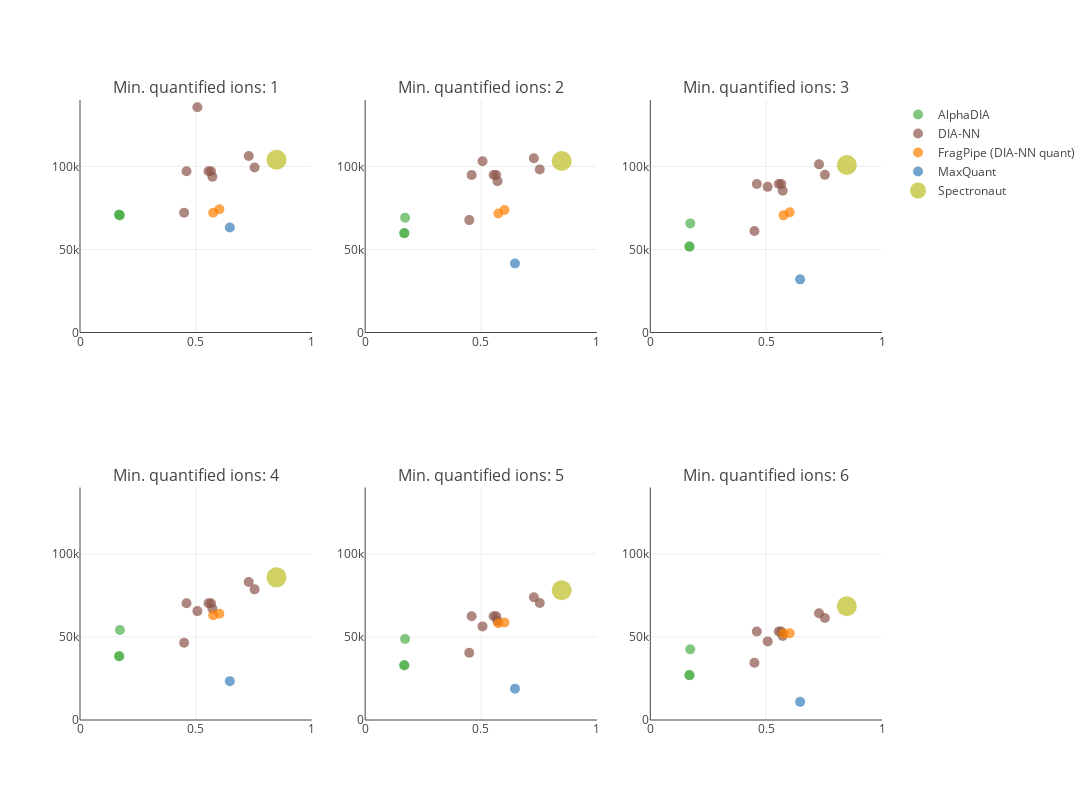

Notebook source saved alongside this figure:
### Code cell
plot

### Figure 1 — Plotly figure (JSON) as saved in the notebook; plotly's stock layout.template omitted (floating-point values rounded to 4 significant figures)
{"data": [{"hovertext": ["ProteoBench ID: AlphaDIA_20250221_125517<br>Software tool: AlphaDIA 1.8.1<br>Comment (private submission): AlphaDIA", "ProteoBench ID: AlphaDIA_20250221_125532<br>Software tool: AlphaDIA 1.8.1<br>Comment (private submission): AlphaDIA two-step", "ProteoBench ID: AlphaDIA_20250221_125546<br>Software tool: AlphaDIA 1.8.1<br>Comment (private submission): AlphaDIA (different peplen)"], "marker": {"color": ["#4daf4a", "#4daf4a", "#4daf4a"], "showscale": false, "size": [10, 10, 10]}, "mode": "markers", "name": "AlphaDIA", "type": "scatter", "x": [0.1692, 0.1723, 0.1689], "xaxis": "x", "y": [70888, 70472, 70935], "yaxis": "y"}, {"hovertext": ["ProteoBench ID: DIA-NN_20250221_125608<br>Software tool: DIA-NN 1.9.2<br>Comment (private submission): DIA-NN", "ProteoBench ID: DIA-NN_20250221_125630<br>Software tool: DIA-NN 1.7.16<br>Comment (private submission): 1.7.16", "ProteoBench ID: DIA-NN_20250221_125654<br>Software tool: DIA-NN 1.8<br>Comment (private submission): 1.8", "ProteoBench ID: DIA-NN_20250221_125720<br>Software tool: DIA-NN 1.9.1<br>Comment (private submission): 1.9.1", "ProteoBench ID: DIA-NN_20250221_125802<br>Software tool: DIA-NN 1.9.2<br>Comment (private submission): Conservative NN", "ProteoBench ID: DIA-NN_20250221_125817<br>Software tool: DIA-NN 1.9.2<br>Comment (private submission): Linear NN", "ProteoBench ID: DIA-NN_20250221_125839<br>Software tool: DIA-NN 1.9.2<br>Comment (private submission): High Accuracy", "ProteoBench ID: DIA-NN_20250221_125859<br>Software tool: DIA-NN 1.9.2<br>Comment (private submission): Legacy Quant"], "marker": {"color": ["#8c564b", "#8c564b", "#8c564b", "#8c564b", "#8c564b", "#8c564b", "#8c564b", "#8c564b"], "showscale": false, "size": [10, 10, 10, 10, 10, 10, 10, 10]}, "mode": "markers", "name": "DIA-NN", "type": "scatter", "x": [0.5655, 0.7535, 0.7282, 0.5066, 0.5714, 0.4493, 0.5546, 0.4597], "xaxis": "x", "y": [97072, 99362, 106297, 135656, 93813, 72124, 97072, 97072], "yaxis": "y"}, {"hovertext": ["ProteoBench ID: FragPipe (DIA-NN quant)_20250221_125915<br>Software tool: FragPipe (DIA-NN quant) 22.0<br>Comment (private submission): FragPipe", "ProteoBench ID: FragPipe (DIA-NN quant)_20250221_125932<br>Software tool: FragPipe (DIA-NN quant) 22.0<br>Comment (private submission): FragPipe different peplen"], "marker": {"color": ["#ff7f00", "#ff7f00"], "showscale": false, "size": [10, 10]}, "mode": "markers", "name": "FragPipe (DIA-NN quant)", "type": "scatter", "x": [0.5748, 0.6016], "xaxis": "x", "y": [72119, 74186], "yaxis": "y"}, {"hovertext": ["ProteoBench ID: MaxQuant_20250221_125943<br>Software tool: MaxQuant 2.6.3.0<br>Comment (private submission): MaxQuant (filtered)"], "marker": {"color": ["#377eb8"], "showscale": false, "size": [10]}, "mode": "markers", "name": "MaxQuant", "type": "scatter", "x": [0.6467], "xaxis": "x", "y": [63266], "yaxis": "y"}, {"hovertext": ["ProteoBench ID: Spectronaut_20250221_130004<br>Software tool: Spectronaut 19.4.241104.62635<br>Comment (private submission): Spectronaut"], "marker": {"color": ["#bcbd22"], "showscale": false, "size": [20]}, "mode": "markers", "name": "Spectronaut", "type": "scatter", "x": [0.8483], "xaxis": "x", "y": [104052], "yaxis": "y"}, {"hovertext": ["ProteoBench ID: AlphaDIA_20250221_125517<br>Software tool: AlphaDIA 1.8.1<br>Comment (private submission): AlphaDIA", "ProteoBench ID: AlphaDIA_20250221_125532<br>Software tool: AlphaDIA 1.8.1<br>Comment (private submission): AlphaDIA two-step", "ProteoBench ID: AlphaDIA_20250221_125546<br>Software tool: AlphaDIA 1.8.1<br>Comment (private submission): AlphaDIA (different peplen)"], "marker": {"color": ["#4daf4a", "#4daf4a", "#4daf4a"], "showscale": false, "size": [10, 10, 10]}, "mode": "markers", "name": "AlphaDIA", "showlegend": false, "type": "scatter", "x": [0.1692, 0.1723, 0.1689], "xaxis": "x2", "y": [59848, 69095, 59753], "yaxis": "y2"}, {"hovertext": ["ProteoBench ID: DIA-NN_20250221_125608<br>Software tool: DIA-NN 1.9.2<br>Comment (private submission): DIA-NN", "ProteoBench ID: DIA-NN_20250221_125630<br>Software tool: DIA-NN 1.7.16<br>Comment (private submission): 1.7.16", "ProteoBench ID: DIA-NN_20250221_125654<br>Software tool: DIA-NN 1.8<br>Comment (private submission): 1.8", "ProteoBench ID: DIA-NN_20250221_125720<br>Software tool: DIA-NN 1.9.1<br>Comment (private submission): 1.9.1", "ProteoBench ID: DIA-NN_20250221_125802<br>Software tool: DIA-NN 1.9.2<br>Comment (private submission): Conservative NN", "ProteoBench ID: DIA-NN_20250221_125817<br>Software tool: DIA-NN 1.9.2<br>Comment (private submission): Linear NN", "ProteoBench ID: DIA-NN_20250221_125839<br>Software tool: DIA-NN 1.9.2<br>Comment (private submission): High Accuracy", "ProteoBench ID: DIA-NN_20250221_125859<br>Software tool: DIA-NN 1.9.2<br>Comment (private submission): Legacy Quant"], "marker": {"color": ["#8c564b", "#8c564b", "#8c564b", "#8c564b", "#8c564b", "#8c564b", "#8c564b", "#8c564b"], "showscale": false, "size": [10, 10, 10, 10, 10, 10, 10, 10]}, "mode": "markers", "name": "DIA-NN", "showlegend": false, "type": "scatter", "x": [0.5655, 0.7535, 0.7282, 0.5066, 0.5714, 0.4493, 0.5546, 0.4597], "xaxis": "x2", "y": [94847, 98204, 104967, 103142, 91071, 67679, 94847, 94845], "yaxis": "y2"}, {"hovertext": ["ProteoBench ID: FragPipe (DIA-NN quant)_20250221_125915<br>Software tool: FragPipe (DIA-NN quant) 22.0<br>Comment (private submission): FragPipe", "ProteoBench ID: FragPipe (DIA-NN quant)_20250221_125932<br>Software tool: FragPipe (DIA-NN quant) 22.0<br>Comment (private submission): FragPipe different peplen"], "marker": {"color": ["#ff7f00", "#ff7f00"], "showscale": false, "size": [10, 10]}, "mode": "markers", "name": "FragPipe (DIA-NN quant)", "showlegend": false, "type": "scatter", "x": [0.5748, 0.6016], "xaxis": "x2", "y": [71689, 73720], "yaxis": "y2"}, {"hovertext": ["ProteoBench ID: MaxQuant_20250221_125943<br>Software tool: MaxQuant 2.6.3.0<br>Comment (private submission): MaxQuant (filtered)"], "marker": {"color": ["#377eb8"], "showscale": false, "size": [10]}, "mode": "markers", "name": "MaxQuant", "showlegend": false, "type": "scatter", "x": [0.6467], "xaxis": "x2", "y": [41499], "yaxis": "y2"}, {"hovertext": ["ProteoBench ID: Spectronaut_20250221_130004<br>Software tool: Spectronaut 19.4.241104.62635<br>Comment (private submission): Spectronaut"], "marker": {"color": ["#bcbd22"], "showscale": false, "size": [20]}, "mode": "markers", "name": "Spectronaut", "showlegend": false, "type": "scatter", "x": [0.8483], "xaxis": "x2", "y": [103290], "yaxis": "y2"}, {"hovertext": ["ProteoBench ID: AlphaDIA_20250221_125517<br>Software tool: AlphaDIA 1.8.1<br>Comment (private submission): AlphaDIA", "ProteoBench ID: AlphaDIA_20250221_125532<br>Software tool: AlphaDIA 1.8.1<br>Comment (private submission): AlphaDIA two-step", "ProteoBench ID: AlphaDIA_20250221_125546<br>Software tool: AlphaDIA 1.8.1<br>Comment (private submission): AlphaDIA (different peplen)"], "marker": {"color": ["#4daf4a", "#4daf4a", "#4daf4a"], "showscale": false, "size": [10, 10, 10]}, "mode": "markers", "name": "AlphaDIA", "showlegend": false, "type": "scatter", "x": [0.1692, 0.1723, 0.1689], "xaxis": "x3", "y": [51726, 65691, 51775], "yaxis": "y3"}, {"hovertext": ["ProteoBench ID: DIA-NN_20250221_125608<br>Software tool: DIA-NN 1.9.2<br>Comment (private submission): DIA-NN", "ProteoBench ID: DIA-NN_20250221_125630<br>Software tool: DIA-NN 1.7.16<br>Comment (private submission): 1.7.16", "ProteoBench ID: DIA-NN_20250221_125654<br>Software tool: DIA-NN 1.8<br>Comment (private submission): 1.8", "ProteoBench ID: DIA-NN_20250221_125720<br>Software tool: DIA-NN 1.9.1<br>Comment (private submission): 1.9.1", "ProteoBench ID: DIA-NN_20250221_125802<br>Software tool: DIA-NN 1.9.2<br>Comment (private submission): Conservative NN", "ProteoBench ID: DIA-NN_20250221_125817<br>Software tool: DIA-NN 1.9.2<br>Comment (private submission): Linear NN", "ProteoBench ID: DIA-NN_20250221_125839<br>Software tool: DIA-NN 1.9.2<br>Comment (private submission): High Accuracy", "ProteoBench ID: DIA-NN_20250221_125859<br>Software tool: DIA-NN 1.9.2<br>Comment (private submission): Legacy Quant"], "marker": {"color": ["#8c564b", "#8c564b", "#8c564b", "#8c564b", "#8c564b", "#8c564b", "#8c564b", "#8c564b"], "showscale": false, "size": [10, 10, 10, 10, 10, 10, 10, 10]}, "mode": "markers", "name": "DIA-NN", "showlegend": false, "type": "scatter", "x": [0.5655, 0.7535, 0.7282, 0.5066, 0.5714, 0.4493, 0.5546, 0.4597], "xaxis": "x3", "y": [89399, 94926, 101241, 87691, 85323, 61129, 89399, 89396], "yaxis": "y3"}, {"hovertext": ["ProteoBench ID: FragPipe (DIA-NN quant)_20250221_125915<br>Software tool: FragPipe (DIA-NN quant) 22.0<br>Comment (private submission): FragPipe", "ProteoBench ID: FragPipe (DIA-NN quant)_20250221_125932<br>Software tool: FragPipe (DIA-NN quant) 22.0<br>Comment (private submission): FragPipe different peplen"], "marker": {"color": ["#ff7f00", "#ff7f00"], "showscale": false, "size": [10, 10]}, "mode": "markers", "name": "FragPipe (DIA-NN quant)", "showlegend": false, "type": "scatter", "x": [0.5748, 0.6016], "xaxis": "x3", "y": [70539, 72356], "yaxis": "y3"}, {"hovertext": ["ProteoBench ID: MaxQuant_20250221_125943<br>Software tool: MaxQuant 2.6.3.0<br>Comment (private submission): MaxQuant (filtered)"], "marker": {"color": ["#377eb8"], "showscale": false, "size": [10]}, "mode": "markers", "name": "MaxQuant", "showlegend": false, "type": "scatter", "x": [0.6467], "xaxis": "x3", "y": [32010], "yaxis": "y3"}, {"hovertext": ["ProteoBench ID: Spectronaut_20250221_130004<br>Software tool: Spectronaut 19.4.241104.62635<br>Comment (private submission): Spectronaut"], "marker": {"color": ["#bcbd22"], "showscale": false, "size": [20]}, "mode": "markers", "name": "Spectronaut", "showlegend": false, "type": "scatter", "x": [0.8483], "xaxis": "x3", "y": [100839], "yaxis": "y3"}, {"hovertext": ["ProteoBench ID: AlphaDIA_20250221_125517<br>Software tool: AlphaDIA 1.8.1<br>Comment (private submission): AlphaDIA", "ProteoBench ID: AlphaDIA_20250221_125532<br>Software tool: AlphaDIA 1.8.1<br>Comment (private submission): AlphaDIA two-step", "ProteoBench ID: AlphaDIA_20250221_125546<br>Software tool: AlphaDIA 1.8.1<br>Comment (private submission): AlphaDIA (different peplen)"], "marker": {"color": ["#4daf4a", "#4daf4a", "#4daf4a"], "showscale": false, "size": [10, 10, 10]}, "mode": "markers", "name": "AlphaDIA", "showlegend": false, "type": "scatter", "x": [0.1692, 0.1723, 0.1689], "xaxis": "x4", "y": [38436, 54172, 38443], "yaxis": "y4"}, {"hovertext": ["ProteoBench ID: DIA-NN_20250221_125608<br>Software tool: DIA-NN 1.9.2<br>Comment (private submission): DIA-NN", "ProteoBench ID: DIA-NN_20250221_125630<br>Software tool: DIA-NN 1.7.16<br>Comment (private submission): 1.7.16", "ProteoBench ID: DIA-NN_20250221_125654<br>Software tool: DIA-NN 1.8<br>Comment (private submission): 1.8", "ProteoBench ID: DIA-NN_20250221_125720<br>Software tool: DIA-NN 1.9.1<br>Comment (private submission): 1.9.1", "ProteoBench ID: DIA-NN_20250221_125802<br>Software tool: DIA-NN 1.9.2<br>Comment (private submission): Conservative NN", "ProteoBench ID: DIA-NN_20250221_125817<br>Software tool: DIA-NN 1.9.2<br>Comment (private submission): Linear NN", "ProteoBench ID: DIA-NN_20250221_125839<br>Software tool: DIA-NN 1.9.2<br>Comment (private submission): High Accuracy", "ProteoBench ID: DIA-NN_20250221_125859<br>Software tool: DIA-NN 1.9.2<br>Comment (private submission): Legacy Quant"], "marker": {"color": ["#8c564b", "#8c564b", "#8c564b", "#8c564b", "#8c564b", "#8c564b", "#8c564b", "#8c564b"], "showscale": false, "size": [10, 10, 10, 10, 10, 10, 10, 10]}, "mode": "markers", "name": "DIA-NN", "showlegend": false, "type": "scatter", "x": [0.5655, 0.7535, 0.7282, 0.5066, 0.5714, 0.4493, 0.5546, 0.4597], "xaxis": "x4", "y": [70284, 78671, 83141, 65569, 67048, 46503, 70284, 70283], "yaxis": "y4"}, {"hovertext": ["ProteoBench ID: FragPipe (DIA-NN quant)_20250221_125915<br>Software tool: FragPipe (DIA-NN quant) 22.0<br>Comment (private submission): FragPipe", "ProteoBench ID: FragPipe (DIA-NN quant)_20250221_125932<br>Software tool: FragPipe (DIA-NN quant) 22.0<br>Comment (private submission): FragPipe different peplen"], "marker": {"color": ["#ff7f00", "#ff7f00"], "showscale": false, "size": [10, 10]}, "mode": "markers", "name": "FragPipe (DIA-NN quant)", "showlegend": false, "type": "scatter", "x": [0.5748, 0.6016], "xaxis": "x4", "y": [63080, 63957], "yaxis": "y4"}, {"hovertext": ["ProteoBench ID: MaxQuant_20250221_125943<br>Software tool: MaxQuant 2.6.3.0<br>Comment (private submission): MaxQuant (filtered)"], "marker": {"color": ["#377eb8"], "showscale": false, "size": [10]}, "mode": "markers", "name": "MaxQuant", "showlegend": false, "type": "scatter", "x": [0.6467], "xaxis": "x4", "y": [23399], "yaxis": "y4"}, {"hovertext": ["ProteoBench ID: Spectronaut_20250221_130004<br>Software tool: Spectronaut 19.4.241104.62635<br>Comment (private submission): Spectronaut"], "marker": {"color": ["#bcbd22"], "showscale": false, "size": [20]}, "mode": "markers", "name": "Spectronaut", "showlegend": false, "type": "scatter", "x": [0.8483], "xaxis": "x4", "y": [85891], "yaxis": "y4"}, {"hovertext": ["ProteoBench ID: AlphaDIA_20250221_125517<br>Software tool: AlphaDIA 1.8.1<br>Comment (private submission): AlphaDIA", "ProteoBench ID: AlphaDIA_20250221_125532<br>Software tool: AlphaDIA 1.8.1<br>Comment (private submission): AlphaDIA two-step", "ProteoBench ID: AlphaDIA_20250221_125546<br>Software tool: AlphaDIA 1.8.1<br>Comment (private submission): AlphaDIA (different peplen)"], "marker": {"color": ["#4daf4a", "#4daf4a", "#4daf4a"], "showscale": false, "size": [10, 10, 10]}, "mode": "markers", "name": "AlphaDIA", "showlegend": false, "type": "scatter", "x": [0.1692, 0.1723, 0.1689], "xaxis": "x5", "y": [32923, 48813, 32950], "yaxis": "y5"}, {"hovertext": ["ProteoBench ID: DIA-NN_20250221_125608<br>Software tool: DIA-NN 1.9.2<br>Comment (private submission): DIA-NN", "ProteoBench ID: DIA-NN_20250221_125630<br>Software tool: DIA-NN 1.7.16<br>Comment (private submission): 1.7.16", "ProteoBench ID: DIA-NN_20250221_125654<br>Software tool: DIA-NN 1.8<br>Comment (private submission): 1.8", "ProteoBench ID: DIA-NN_20250221_125720<br>Software tool: DIA-NN 1.9.1<br>Comment (private submission): 1.9.1", "ProteoBench ID: DIA-NN_20250221_125802<br>Software tool: DIA-NN 1.9.2<br>Comment (private submission): Conservative NN", "ProteoBench ID: DIA-NN_20250221_125817<br>Software tool: DIA-NN 1.9.2<br>Comment (private submission): Linear NN", "ProteoBench ID: DIA-NN_20250221_125839<br>Software tool: DIA-NN 1.9.2<br>Comment (private submission): High Accuracy", "ProteoBench ID: DIA-NN_20250221_125859<br>Software tool: DIA-NN 1.9.2<br>Comment (private submission): Legacy Quant"], "marker": {"color": ["#8c564b", "#8c564b", "#8c564b", "#8c564b", "#8c564b", "#8c564b", "#8c564b", "#8c564b"], "showscale": false, "size": [10, 10, 10, 10, 10, 10, 10, 10]}, "mode": "markers", "name": "DIA-NN", "showlegend": false, "type": "scatter", "x": [0.5655, 0.7535, 0.7282, 0.5066, 0.5714, 0.4493, 0.5546, 0.4597], "xaxis": "x5", "y": [62523, 70490, 73941, 56368, 59536, 40531, 62523, 62522], "yaxis": "y5"}, {"hovertext": ["ProteoBench ID: FragPipe (DIA-NN quant)_20250221_125915<br>Software tool: FragPipe (DIA-NN quant) 22.0<br>Comment (private submission): FragPipe", "ProteoBench ID: FragPipe (DIA-NN quant)_20250221_125932<br>Software tool: FragPipe (DIA-NN quant) 22.0<br>Comment (private submission): FragPipe different peplen"], "marker": {"color": ["#ff7f00", "#ff7f00"], "showscale": false, "size": [10, 10]}, "mode": "markers", "name": "FragPipe (DIA-NN quant)", "showlegend": false, "type": "scatter", "x": [0.5748, 0.6016], "xaxis": "x5", "y": [58215, 58662], "yaxis": "y5"}, {"hovertext": ["ProteoBench ID: MaxQuant_20250221_125943<br>Software tool: MaxQuant 2.6.3.0<br>Comment (private submission): MaxQuant (filtered)"], "marker": {"color": ["#377eb8"], "showscale": false, "size": [10]}, "mode": "markers", "name": "MaxQuant", "showlegend": false, "type": "scatter", "x": [0.6467], "xaxis": "x5", "y": [18786], "yaxis": "y5"}, {"hovertext": ["ProteoBench ID: Spectronaut_20250221_130004<br>Software tool: Spectronaut 19.4.241104.62635<br>Comment (private submission): Spectronaut"], "marker": {"color": ["#bcbd22"], "showscale": false, "size": [20]}, "mode": "markers", "name": "Spectronaut", "showlegend": false, "type": "scatter", "x": [0.8483], "xaxis": "x5", "y": [78135], "yaxis": "y5"}, {"hovertext": ["ProteoBench ID: AlphaDIA_20250221_125517<br>Software tool: AlphaDIA 1.8.1<br>Comment (private submission): AlphaDIA", "ProteoBench ID: AlphaDIA_20250221_125532<br>Software tool: AlphaDIA 1.8.1<br>Comment (private submission): AlphaDIA two-step", "ProteoBench ID: AlphaDIA_20250221_125546<br>Software tool: AlphaDIA 1.8.1<br>Comment (private submission): AlphaDIA (different peplen)"], "marker": {"color": ["#4daf4a", "#4daf4a", "#4daf4a"], "showscale": false, "size": [10, 10, 10]}, "mode": "markers", "name": "AlphaDIA", "showlegend": false, "type": "scatter", "x": [0.1692, 0.1723, 0.1689], "xaxis": "x6", "y": [27023, 42542, 26993], "yaxis": "y6"}, {"hovertext": ["ProteoBench ID: DIA-NN_20250221_125608<br>Software tool: DIA-NN 1.9.2<br>Comment (private submission): DIA-NN", "ProteoBench ID: DIA-NN_20250221_125630<br>Software tool: DIA-NN 1.7.16<br>Comment (private submission): 1.7.16", "ProteoBench ID: DIA-NN_20250221_125654<br>Software tool: DIA-NN 1.8<br>Comment (private submission): 1.8", "ProteoBench ID: DIA-NN_20250221_125720<br>Software tool: DIA-NN 1.9.1<br>Comment (private submission): 1.9.1", "ProteoBench ID: DIA-NN_20250221_125802<br>Software tool: DIA-NN 1.9.2<br>Comment (private submission): Conservative NN", "ProteoBench ID: DIA-NN_20250221_125817<br>Software tool: DIA-NN 1.9.2<br>Comment (private submission): Linear NN", "ProteoBench ID: DIA-NN_20250221_125839<br>Software tool: DIA-NN 1.9.2<br>Comment (private submission): High Accuracy", "ProteoBench ID: DIA-NN_20250221_125859<br>Software tool: DIA-NN 1.9.2<br>Comment (private submission): Legacy Quant"], "marker": {"color": ["#8c564b", "#8c564b", "#8c564b", "#8c564b", "#8c564b", "#8c564b", "#8c564b", "#8c564b"], "showscale": false, "size": [10, 10, 10, 10, 10, 10, 10, 10]}, "mode": "markers", "name": "DIA-NN", "showlegend": false, "type": "scatter", "x": [0.5655, 0.7535, 0.7282, 0.5066, 0.5714, 0.4493, 0.5546, 0.4597], "xaxis": "x6", "y": [53317, 61470, 64306, 47335, 50642, 34512, 53317, 53316], "yaxis": "y6"}, {"hovertext": ["ProteoBench ID: FragPipe (DIA-NN quant)_20250221_125915<br>Software tool: FragPipe (DIA-NN quant) 22.0<br>Comment (private submission): FragPipe", "ProteoBench ID: FragPipe (DIA-NN quant)_20250221_125932<br>Software tool: FragPipe (DIA-NN quant) 22.0<br>Comment (private submission): FragPipe different peplen"], "marker": {"color": ["#ff7f00", "#ff7f00"], "showscale": false, "size": [10, 10]}, "mode": "markers", "name": "FragPipe (DIA-NN quant)", "showlegend": false, "type": "scatter", "x": [0.5748, 0.6016], "xaxis": "x6", "y": [52109, 52235], "yaxis": "y6"}, {"hovertext": ["ProteoBench ID: MaxQuant_20250221_125943<br>Software tool: MaxQuant 2.6.3.0<br>Comment (private submission): MaxQuant (filtered)"], "marker": {"color": ["#377eb8"], "showscale": false, "size": [10]}, "mode": "markers", "name": "MaxQuant", "showlegend": false, "type": "scatter", "x": [0.6467], "xaxis": "x6", "y": [10929], "yaxis": "y6"}, {"hovertext": ["ProteoBench ID: Spectronaut_20250221_130004<br>Software tool: Spectronaut 19.4.241104.62635<br>Comment (private submission): Spectronaut"], "marker": {"color": ["#bcbd22"], "showscale": false, "size": [20]}, "mode": "markers", "name": "Spectronaut", "showlegend": false, "type": "scatter", "x": [0.8483], "xaxis": "x6", "y": [68521], "yaxis": "y6"}], "layout": {"annotations": [{"font": {"size": 16}, "showarrow": false, "text": "Min. quantified ions: 1", "x": 0.1444, "xanchor": "center", "xref": "paper", "y": 1, "yanchor": "bottom", "yref": "paper"}, {"font": {"size": 16}, "showarrow": false, "text": "Min. quantified ions: 2", "x": 0.5, "xanchor": "center", "xref": "paper", "y": 1, "yanchor": "bottom", "yref": "paper"}, {"font": {"size": 16}, "showarrow": false, "text": "Min. quantified ions: 3", "x": 0.8556, "xanchor": "center", "xref": "paper", "y": 1, "yanchor": "bottom", "yref": "paper"}, {"font": {"size": 16}, "showarrow": false, "text": "Min. quantified ions: 4", "x": 0.1444, "xanchor": "center", "xref": "paper", "y": 0.375, "yanchor": "bottom", "yref": "paper"}, {"font": {"size": 16}, "showarrow": false, "text": "Min. quantified ions: 5", "x": 0.5, "xanchor": "center", "xref": "paper", "y": 0.375, "yanchor": "bottom", "yref": "paper"}, {"font": {"size": 16}, "showarrow": false, "text": "Min. quantified ions: 6", "x": 0.8556, "xanchor": "center", "xref": "paper", "y": 0.375, "yanchor": "bottom", "yref": "paper"}], "height": 800, "width": 1200, "xaxis": {"anchor": "y", "domain": [0, 0.2889], "range": [0, 1]}, "xaxis2": {"anchor": "y2", "domain": [0.3556, 0.6444], "range": [0, 1]}, "xaxis3": {"anchor": "y3", "domain": [0.7111, 1], "range": [0, 1]}, "xaxis4": {"anchor": "y4", "domain": [0, 0.2889], "range": [0, 1]}, "xaxis5": {"anchor": "y5", "domain": [0.3556, 0.6444], "range": [0, 1]}, "xaxis6": {"anchor": "y6", "domain": [0.7111, 1], "range": [0, 1]}, "yaxis": {"anchor": "x", "domain": [0.625, 1], "range": [0, 140000]}, "yaxis2": {"anchor": "x2", "domain": [0.625, 1], "range": [0, 140000]}, "yaxis3": {"anchor": "x3", "domain": [0.625, 1], "range": [0, 140000]}, "yaxis4": {"anchor": "x4", "domain": [0, 0.375], "range": [0, 140000]}, "yaxis5": {"anchor": "x5", "domain": [0, 0.375], "range": [0, 140000]}, "yaxis6": {"anchor": "x6", "domain": [0, 0.375], "range": [0, 140000]}}}
